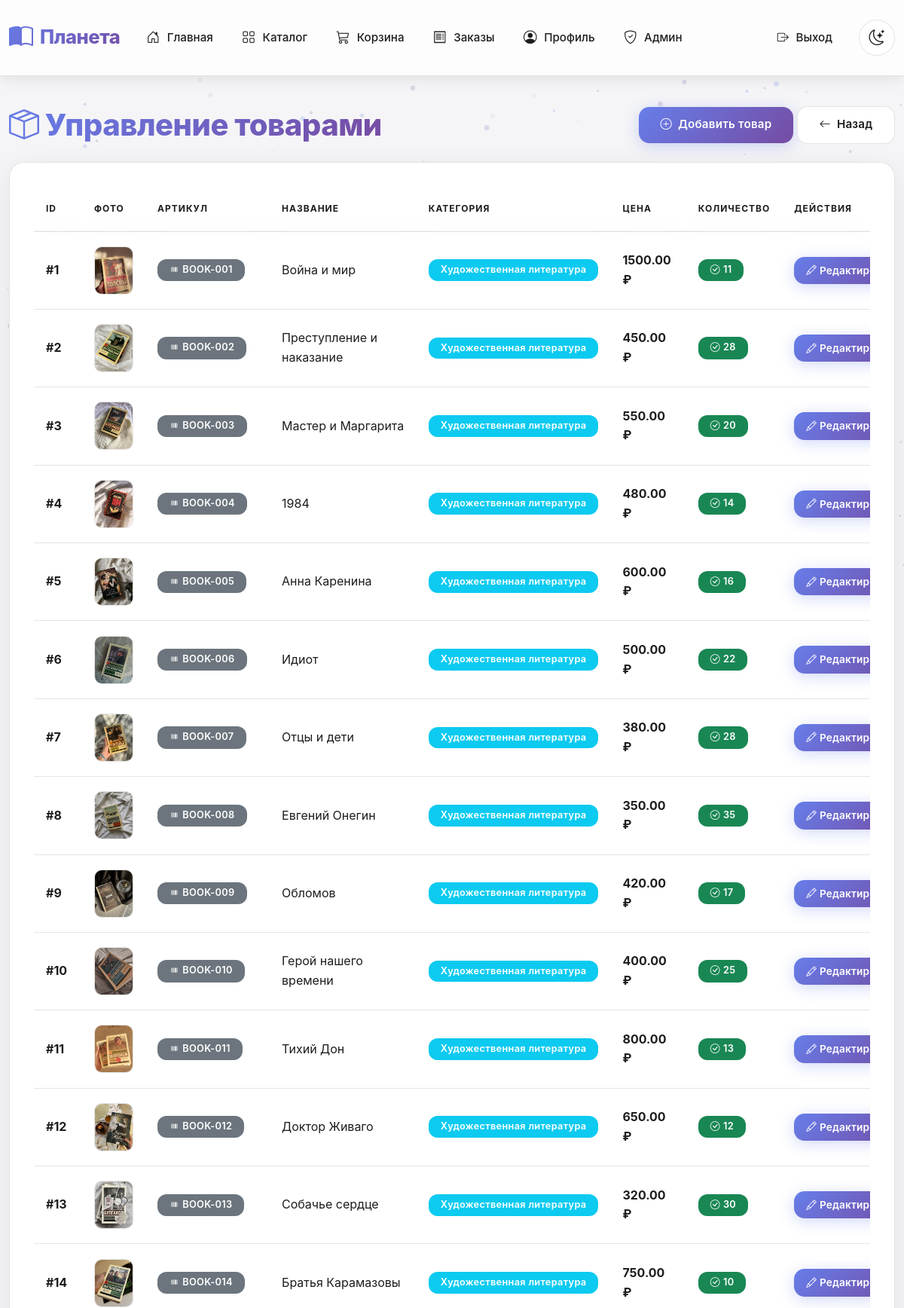
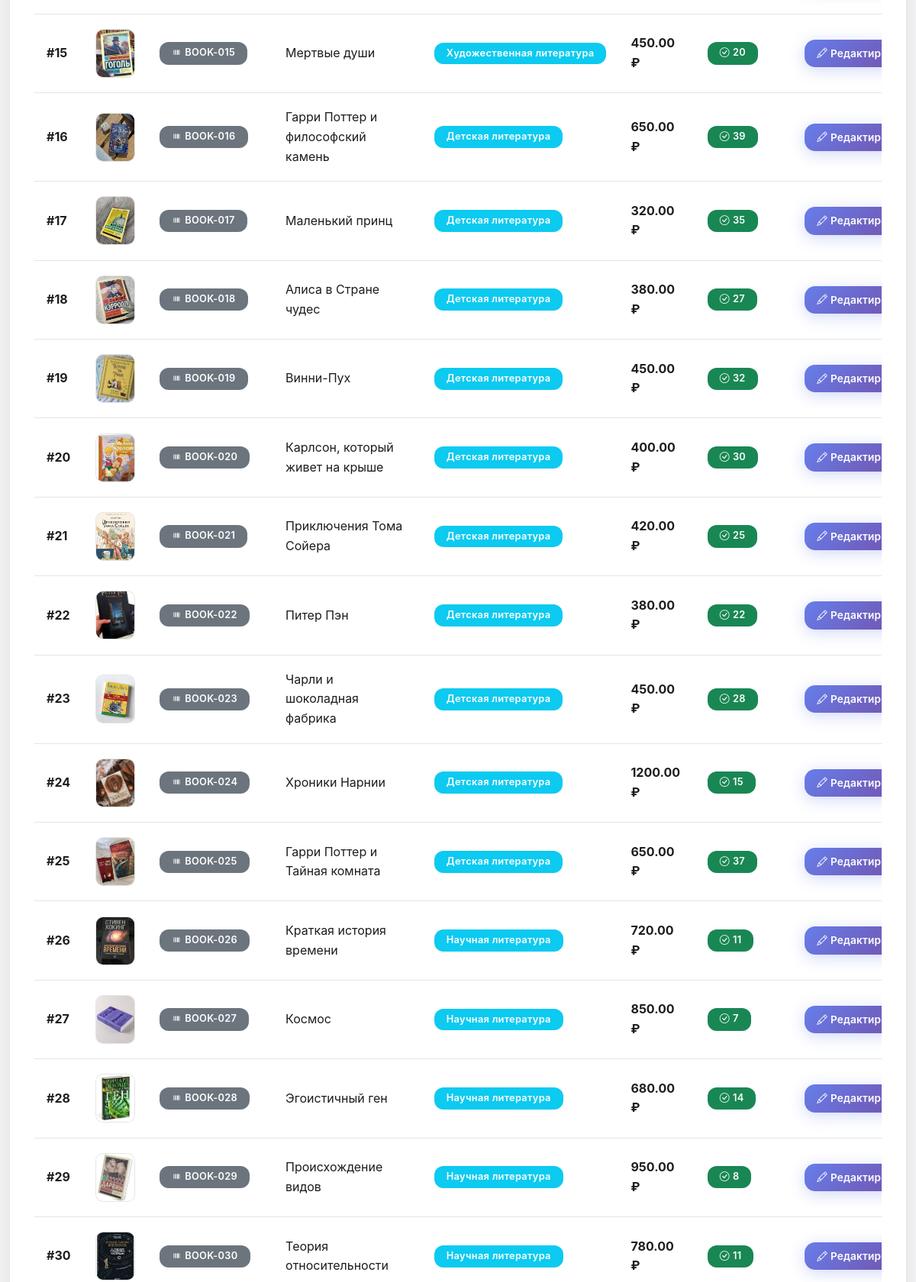
The app's page /admin/products (signed in, upper part) with its own data (2 pictures, top to bottom).
### models.py (models this page shows, shortened)
class Product(db.Model):
    __tablename__ = 'products'
    id = db.Column(db.Integer, primary_key=True)
    article = db.Column(db.String(50), unique=True, nullable=False, index=True)
    name = db.Column(db.String(200), nullable=False)
    description = db.Column(db.Text, nullable=True)
    price = db.Column(db.Numeric(10, 2), nullable=False)
    stock_quantity = db.Column(db.Integer, default=0, nullable=False)
    image_url = db.Column(db.String(500), nullable=True)
    category_id = db.Column(db.Integer, db.ForeignKey('categories.id'), nullable=False)
    created_at = db.Column(db.DateTime, default=datetime.utcnow, nullable=False)
    updated_at = db.Column(db.DateTime, default=datetime.utcnow, onupdate=datetime.utcnow, nullable=False)
    cart_items = db.relationship('CartItem', backref='product', lazy=True, cascade='all, delete-orphan')
    order_items = db.relationship('OrderItem', backref='product', lazy=True)
    @property
    def image_src(self):
        if not self.image_url:
            return None
        if self.image_url.startswith(('http://', 'https://')):
            return self.image_url
        return f'/static/uploads/products/{self.image_url}'

class Category(db.Model):
    __tablename__ = 'categories'
    id = db.Column(db.Integer, primary_key=True)
    name = db.Column(db.String(100), nullable=False)
    parent_category_id = db.Column(db.Integer, db.ForeignKey('categories.id'), nullable=True)
    parent = db.relationship('Category', remote_side=[id], backref='children')
    products = db.relationship('Product', backref='category', lazy=True)

### app.py (the view)
@app.route('/admin/products')
@admin_required
def admin_products():
    products = Product.query.all()
    return render_template('admin/products.html', products=products)

### app.py (called while the page is built)
@login_manager.user_loader
def load_user(user_id):
    return User.query.get(int(user_id))

def admin_required(f):
    @wraps(f)
    @login_required
    def decorated_function(*args, **kwargs):
        if not current_user.is_admin():
            flash('У вас нет прав для доступа к этой странице.', 'danger')
            return redirect(url_for('index'))
        return f(*args, **kwargs)
    return decorated_function

### models.py (called while the page is built)
    def is_admin(self):
        return self.role == 'admin'

### templates/admin/products.html (shortened to what this page needs)
{% extends "base.html" %}
{% block content %}
<div class="d-flex justify-content-between align-items-center mb-4">
    <h1 class="gradient-text mb-0">
        <i class="bi bi-box-seam me-2"></i>Управление товарами
    </h1>
    <div>
        <a href="{{ url_for('admin_add_product') }}" class="btn btn-primary">
            <i class="bi bi-plus-circle me-2"></i>Добавить товар
        </a>
        <a href="{{ url_for('admin_dashboard') }}" class="btn btn-secondary">
            <i class="bi bi-arrow-left me-2"></i>Назад
        </a>
    </div>
</div>
<div class="card">
    <div class="card-body">
        <div class="table-responsive">
            <table class="table">
                <thead>
                    <tr>
                        <th>ID</th>
                        <th>Фото</th>
                        <th>Артикул</th>
                        <th>Название</th>
                        <th>Категория</th>
                        <th>Цена</th>
                        <th>Количество</th>
                        <th>Действия</th>
                    </tr>
                </thead>
                <tbody>
                    {% for product in products %}
                    <tr>
                        <td><strong>#{{ product.id }}</strong></td>
                        <td>
                            {% if product.image_src %}
                            <img src="{{ product.image_src }}" alt="{{ product.name }}" class="product-thumb" onerror="this.onerror=null; this.src='{{ url_for('static', filename='img/placeholder.png') }}';">
                            {% else %}
                            <span class="product-thumb-placeholder"><i class="bi bi-image"></i></span>
                            {% endif %}
                        </td>
                        <td>
                            <span class="badge bg-secondary">
                                <i class="bi bi-upc me-1"></i>{{ product.article }}
                            </span>
                        </td>
                        <td>{{ product.name }}</td>
                        <td>
                            <span class="badge bg-info">{{ product.category.name }}</span>
                        </td>
                        <td><strong>{{ product.price }} ₽</strong></td>
                        <td>
                            {% if product.stock_quantity > 0 %}
                            <span class="badge bg-success">
                                <i class="bi bi-check-circle me-1"></i>{{ product.stock_quantity }}
                            </span>
                            {% else %}
                            <span class="badge bg-danger">
                                <i class="bi bi-x-circle me-1"></i>0
                            </span>
                            {% endif %}
                        </td>
                        <td style="white-space: nowrap;">
                            <div class="d-flex gap-2 align-items-center">
                                <a href="{{ url_for('admin_edit_product', product_id=product.id) }}" class="btn btn-sm btn-primary">
                                    <i class="bi bi-pencil me-1"></i>Редактировать
                                </a>
                            </div>
                        </td>
                    </tr>
                    {% endfor %}
                </tbody>
            </table>
        </div>
    </div>
</div>
{% endblock %}

### static/css/app.css (style rules this page uses)
.product-thumb { width: 52px; height: 64px; border-radius: 10px; object-fit: cover; border: 1px solid var(--border-color); background: var(--bg-secondary); }

### templates/base.html (style rules this page uses)
:root { --primary-gradient: linear-gradient(135deg, #667eea 0%, #764ba2 100%); --secondary-gradient: linear-gradient(135deg, #f093fb 0%, #f5576c 100%); --success-gradient: linear-gradient(135deg, #4facfe 0%, #00f2fe 100%); --card-shadow: 0 10px 40px rgba(0, 0, 0, 0.08); --card-shadow-hover: 0 20px 60px rgba(0, 0, 0, 0.15); --border-radius: 20px; --transition: all 0.3s cubic-bezier(0.4, 0, 0.2, 1); }
[data-theme="light"] { --bg-primary: #f5f5f7; --bg-secondary: #ffffff; --bg-card: #ffffff; --bg-glass: rgba(255, 255, 255, 0.7); --text-primary: #1d1d1f; --text-secondary: #86868b; --border-color: rgba(0, 0, 0, 0.1); --nav-bg: rgba(255, 255, 255, 0.8); --nav-blur: blur(30px) saturate(180%); --shadow-color: rgba(0, 0, 0, 0.1); --table-bg: #ffffff; --table-hover: #f8f9fa; }
* { margin: 0; padding: 0; box-sizing: border-box; }
body { font-family: 'Inter', -apple-system, BlinkMacSystemFont, 'Segoe UI', Roboto, 'Helvetica Neue', Arial, sans-serif; background: var(--bg-primary); color: var(--text-primary); transition: background 0.3s ease, color 0.3s ease; min-height: 100vh; line-height: 1.6; -webkit-font-smoothing: antialiased; -moz-osx-font-smoothing: grayscale; position: relative; overflow-x: hidden; }
.btn { border-radius: 14px; font-weight: 600; padding: 0.8rem 1.8rem; transition: var(--transition); border: none; font-size: 0.95rem; letter-spacing: 0.2px; }
.btn-primary { background: var(--primary-gradient); color: white !important; box-shadow: 0 4px 20px rgba(102, 126, 234, 0.3); }
.btn-secondary { background: var(--bg-secondary); backdrop-filter: blur(10px); -webkit-backdrop-filter: blur(10px); color: var(--text-primary) !important; border: 1px solid var(--border-color); }
.card { background: var(--bg-card); backdrop-filter: blur(30px) saturate(180%); -webkit-backdrop-filter: blur(30px) saturate(180%); border: 1px solid var(--border-color); border-radius: var(--border-radius); box-shadow: var(--card-shadow); transition: var(--transition); overflow: hidden; }
.card-body { padding: 2rem; color: var(--text-primary) !important; }
.table { color: var(--text-primary) !important; margin-bottom: 0; background: var(--table-bg); }
.table thead th { background: var(--bg-secondary); backdrop-filter: blur(10px); -webkit-backdrop-filter: blur(10px); border-bottom: 2px solid var(--border-color); font-weight: 700; text-transform: uppercase; font-size: 0.75rem; letter-spacing: 1px; color: var(--text-primary) !important; padding: 1.2rem 1rem; }
.table tbody { background: var(--table-bg); }
.table tbody tr { transition: var(--transition); color: var(--text-primary) !important; background: var(--table-bg); }
.table td, .table th { color: var(--text-primary) !important; border-color: var(--border-color); padding: 1.2rem 1rem; vertical-align: middle; background: transparent !important; }
.badge { padding: 0.5rem 1rem; border-radius: 12px; font-weight: 600; font-size: 0.8rem; letter-spacing: 0.3px; }
.gradient-text { background: var(--primary-gradient); -webkit-background-clip: text; -webkit-text-fill-color: transparent; background-clip: text; font-weight: 800; letter-spacing: -0.5px; }
h1, h2, h3, h4, h5, h6 { color: var(--text-primary) !important; font-weight: 700; }
p, span, div, a { color: var(--text-primary); }
.table-responsive { border-radius: var(--border-radius); overflow: hidden; }
.btn-sm { padding: 0.5rem 1rem; font-size: 0.85rem; }

### records on screen
Product: id "1", image_src (picture), article "BOOK-001", name "Война и мир", category.name "Художественная литература", price "1500.00", stock_quantity "11"
Product: id "2", image_src (picture), article "BOOK-002", name "Преступление и наказание", category.name "Художественная литература", price "450.00", stock_quantity "28"
Product: id "3", image_src (picture), article "BOOK-003", name "Мастер и Маргарита", category.name "Художественная литература", price "550.00", stock_quantity "20"
Product: id "4", image_src (picture), article "BOOK-004", name "1984", category.name "Художественная литература", price "480.00", stock_quantity "14"
Product: id "5", image_src (picture), article "BOOK-005", name "Анна Каренина", category.name "Художественная литература", price "600.00", stock_quantity "16"
Product: id "6", image_src (picture), article "BOOK-006", name "Идиот", category.name "Художественная литература", price "500.00", stock_quantity "22"
Product: id "7", image_src (picture), article "BOOK-007", name "Отцы и дети", category.name "Художественная литература", price "380.00", stock_quantity "28"
Product: id "8", image_src (picture), article "BOOK-008", name "Евгений Онегин", category.name "Художественная литература", price "350.00", stock_quantity "35"
Product: id "9", image_src (picture), article "BOOK-009", name "Обломов", category.name "Художественная литература", price "420.00", stock_quantity "17"
Product: id "10", image_src (picture), article "BOOK-010", name "Герой нашего времени", category.name "Художественная литература", price "400.00", stock_quantity "25"
Product: id "11", image_src (picture), article "BOOK-011", name "Тихий Дон", category.name "Художественная литература", price "800.00", stock_quantity "13"
Product: id "12", image_src (picture), article "BOOK-012", name "Доктор Живаго", category.name "Художественная литература", price "650.00", stock_quantity "12"
Product: id "13", image_src (picture), article "BOOK-013", name "Собачье сердце", category.name "Художественная литература", price "320.00", stock_quantity "30"
Product: id "14", image_src (picture), article "BOOK-014", name "Братья Карамазовы", category.name "Художественная литература", price "750.00", stock_quantity "10"
Product: id "15", image_src (picture), article "BOOK-015", name "Мертвые души", category.name "Художественная литература", price "450.00", stock_quantity "20"
Product: id "16", image_src (picture), article "BOOK-016", name "Гарри Поттер и философский камень", category.name "Детская литература", price "650.00", stock_quantity "39"
Product: id "17", image_src (picture), article "BOOK-017", name "Маленький принц", category.name "Детская литература", price "320.00", stock_quantity "35"
Product: id "18", image_src (picture), article "BOOK-018", name "Алиса в Стране чудес", category.name "Детская литература", price "380.00", stock_quantity "27"
Product: id "19", image_src (picture), article "BOOK-019", name "Винни-Пух", category.name "Детская литература", price "450.00", stock_quantity "32"
Product: id "20", image_src (picture), article "BOOK-020", name "Карлсон, который живет на крыше", category.name "Детская литература", price "400.00", stock_quantity "30"
Product: id "21", image_src (picture), article "BOOK-021", name "Приключения Тома Сойера", category.name "Детская литература", price "420.00", stock_quantity "25"
Product: id "22", image_src (picture), article "BOOK-022", name "Питер Пэн", category.name "Детская литература", price "380.00", stock_quantity "22"
Product: id "23", image_src (picture), article "BOOK-023", name "Чарли и шоколадная фабрика", category.name "Детская литература", price "450.00", stock_quantity "28"
Product: id "24", image_src (picture), article "BOOK-024", name "Хроники Нарнии", category.name "Детская литература", price "1200.00", stock_quantity "15"
Product: id "25", image_src (picture), article "BOOK-025", name "Гарри Поттер и Тайная комната", category.name "Детская литература", price "650.00", stock_quantity "37"
Product: id "26", image_src (picture), article "BOOK-026", name "Краткая история времени", category.name "Научная литература", price "720.00", stock_quantity "11"
Product: id "27", image_src (picture), article "BOOK-027", name "Космос", category.name "Научная литература", price "850.00", stock_quantity "7"
Product: id "28", image_src (picture), article "BOOK-028", name "Эгоистичный ген", category.name "Научная литература", price "680.00", stock_quantity "14"
Product: id "29", image_src (picture), article "BOOK-029", name "Происхождение видов", category.name "Научная литература", price "950.00", stock_quantity "8"
Product: id "30", image_src (picture), article "BOOK-030", name "Теория относительности", category.name "Научная литература", price "780.00", stock_quantity "11"
